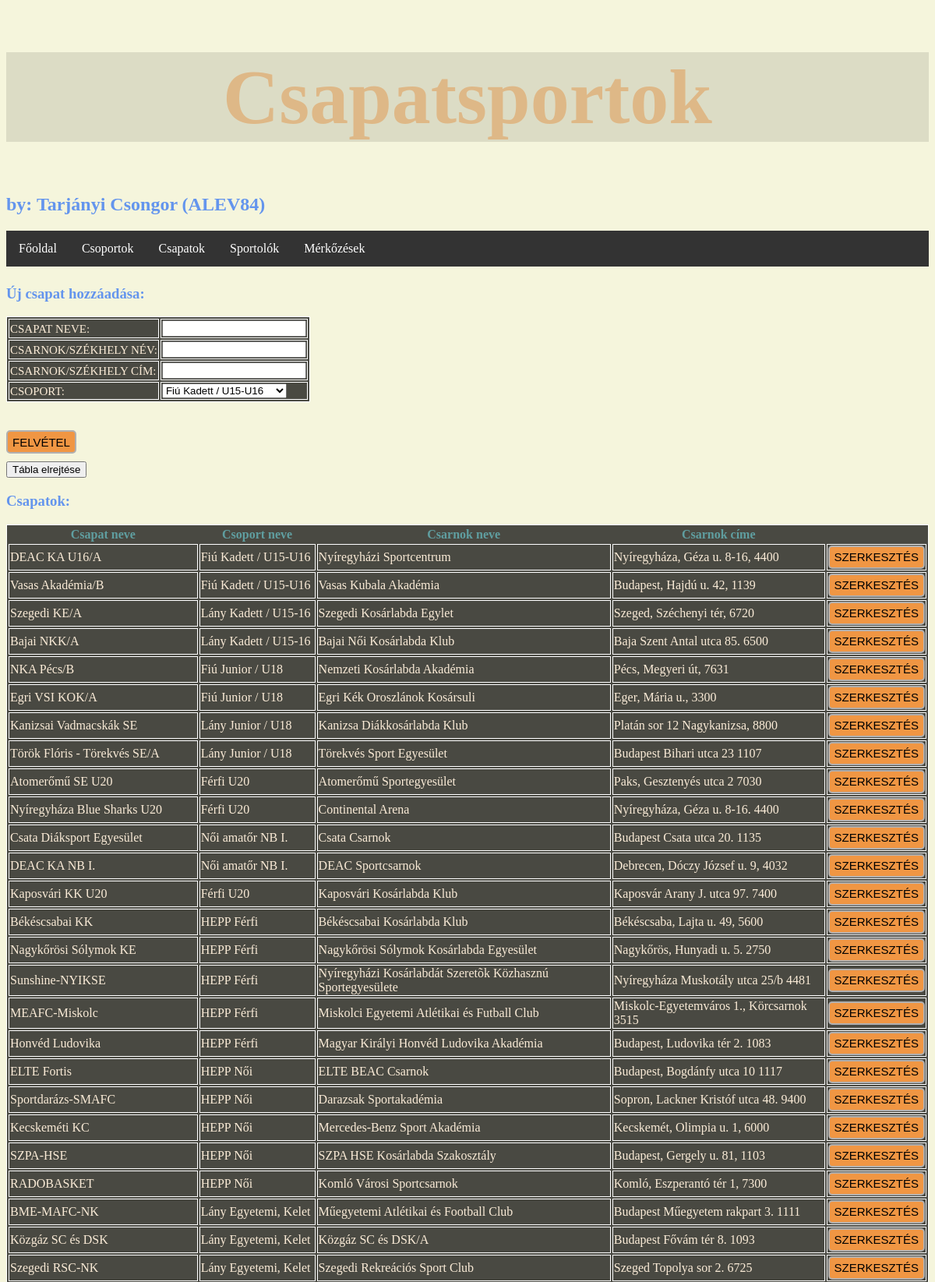
Page /index/csap.php (upper part) on the committed database.
### tables this page shows
CREATE TABLE `csapat` (
  `csapatID` int(5) NOT NULL,
  `csapatnév` varchar(60) NOT NULL,
  `csoportID` int(5) NOT NULL,
  `csarnoknév` varchar(60) NOT NULL,
  `csarnokcím` varchar(60) NOT NULL
);

CREATE TABLE `csoport` (
  `csoportID` int(5) NOT NULL,
  `csoportnév` varchar(60) NOT NULL,
  `korosztály` varchar(60) NOT NULL,
  `nem` varchar(1) NOT NULL
);

### index/db_fuggvenyek.php (called while the page is built, shortened)
<?php
function csapatsportok_csatlakozas() {
    $conn = mysqli_connect("localhost", "root", "")
			or die("Csatlakozási hiba");
    mysqli_query($conn, 'SET NAMES UTF-8');
    mysqli_query($conn, 'SET character_set_results=utf8');
    mysqli_set_charset($conn, 'utf8');
    return $conn;
}
function csapatlistatLeker() {
    if ( !($conn = csapatsportok_csatlakozas()) ) {
        return false;
    }
	$result = mysqli_query( $conn,"SELECT csapatID, csapatnév, csoportnév, csarnoknév, csarnokcím FROM csapat, csoport WHERE csapat.csoportID=csoport.csoportID");
	return $result;
}
function csoportokatLeker() {
    if ( !($conn = csapatsportok_csatlakozas()) ) {
        return false;
    }
    $result = mysqli_query( $conn,"SELECT csoportID, csoportnév, korosztály FROM csoport");
    return $result;
}
?>

### index/csap.php (the view, shortened to what this page needs)
<?php
include_once 'db_fuggvenyek.php';
?>
<!DOCTYPE html>
<html lang="hu">
<head>
    <link rel="stylesheet" href="mystyle.css?v=<?php echo time(); ?>">
</head>
<body>
<h1>Csapatsportok</h1>
<h2>by: Tarjányi Csongor (ALEV84)</h2>
<ul>
    <li><a class="active" href="./index.php">Főoldal</a></li>
    <li><a href="./csop.php">Csoportok</a></li>
    <li><a href="./csap.php">Csapatok</a></li>
    <li><a href="./spo.php">Sportolók</a></li>
    <li><a href="./merk.php">Mérkőzések</a></li>
</ul>
<div class="row">
    <div class="column">
        <h3>Új csapat hozzáadása:</h3>
        <form method = "POST" action="csapatfelvitel.php" accept-charset="utf-8">
            <table border="1">
                <tr>
                    <td><label class="formlabel">Csapat neve:</label></td>
                    <td><input pattern=".{10,60}" required title="A csapat neve minimum 5, maximum 60 karakterből állhat!" type="text" name="csapatnev"/></td><tr>
                    <td><label class="formlabel">Csarnok/Székhely név:</label></td>
                    <td><input pattern=".{10,60}" required title="A csarnok/székhely neve minimum 5, maximum 60 karakterből állhat!" type="text" name="csaphelynev"/></td>
                </tr><tr>
                    <td><label class="formlabel">Csarnok/Székhely cím:</label></td>
                    <td><input pattern=".{10,60}" required title="A csarnok/székhely címe minimum 5, maximum 60 karakterből állhat!" type="text" name="csaphelycim"/></td>
                </tr><tr>
                    <td><label class="formlabel">Csoport:</label></td>
                    <td><select name="csoportID">
                            <?php
                            $csoportok = csoportokatLeker();
                            if(mysqli_num_rows($csoportok)>0){
                                while($egySor = mysqli_fetch_assoc($csoportok)){
                                    echo'<option value="'.$egySor["csoportID"].'">'.$egySor["csoportnév"].'</option>';
                                }
                            }
                            ?>
                        </select></td>
                </tr>
            </table>
            <br/>
            <br/>
            <input class="forminput" type="submit" value="Felvétel">
        </form>
    </div>
    <div class="column">
        <button onclick="myFunction()">Tábla elrejtése</button>
        <div id="hide">
            <h3>Csapatok:</h3>
            <table>
                <tr>
                    <th>Csapat neve</th>
                    <th>Csoport neve</th>
                    <th>Csarnok neve</th>
                    <th>Csarnok címe</th>
                </tr>
                <?php
                $csapatok = csapatlistatLeker();
                while( $egySor = mysqli_fetch_assoc($csapatok) ) {
                    echo '<form action="csapatotszerkeszt.php" method="POST">';
                    echo '<tr>';
                    echo '<td>'. $egySor["csapatnév"] .'</td>';
                    echo '<td>'. $egySor["csoportnév"] .'</td>';
                    echo '<td>'. $egySor["csarnoknév"] .'</td>';
                    echo '<td>'. $egySor["csarnokcím"] .'</td>';
                    echo '<td><input type="submit" value="Szerkesztés"></td>';
                    echo '</tr>';
                    echo '</form>';
                }
                ?>
            </table>
        </div>
    </div>
</div>
</body>
</html>

### index/mystyle.css (style rules this page uses)
* { box-sizing: border-box; }
.row { margin-left:-5px; margin-right:-5px; }
.column { overflow-x: auto; max-width: 100%; float: left; padding: 5px; }
.row::after { content: ""; clear: both; display: table; }
body { background: beige url("./basketball.png") no-repeat center center fixed; -webkit-background-size: cover; -moz-background-size: cover; -o-background-size: cover; background-size: cover; }
label { text-transform: uppercase; font-size: 15px; line-height: 80%; color: antiquewhite; }
select { width: auto; }
input[type=submit] { height: 30px; background: rgb(240, 150, 67); border: 2px solid #b1b0b0; cursor: pointer; border-radius: 5px; text-transform: uppercase; font-size: 15px; }
h1 { text-align: center; background-color: rgba(1,2,6,10%); color: burlywood; font-size: 100px; }
th { text-align: center; color: cadetblue; }
tr { color: antiquewhite; }
h3 { color: cornflowerblue; }
h2 { color: cornflowerblue; }
ul { list-style-type: none; margin: 0; padding: 0; overflow: hidden; background-color: #333; }
li { float: left; }
li a { display: block; color: white; text-align: center; padding: 14px 16px; text-decoration: none; }
table { background-color: rgba(1,1,1,70%); border: solid 1px #fff; }
table td { border-left: 1px solid #fff; border-right: 1px solid #fff; border-bottom: 1px solid #fff; border-top: 1px solid #fff; width: auto; }

### rows in the picture
csapat: csapatnév "DEAC KA U16/A", csoportID.csoportnév "Fiú Kadett / U15-U16", csarnoknév "Nyíregyházi Sportcentrum", csarnokcím "Nyíregyháza, Géza u. 8-16, 4400"
csapat: csapatnév "Vasas Akadémia/B", csoportID.csoportnév "Fiú Kadett / U15-U16", csarnoknév "Vasas Kubala Akadémia", csarnokcím "Budapest, Hajdú u. 42, 1139"
csapat: csapatnév "Szegedi KE/A", csoportID.csoportnév "Lány Kadett / U15-16", csarnoknév "Szegedi Kosárlabda Egylet", csarnokcím "Szeged, Széchenyi tér, 6720"
csapat: csapatnév "Bajai NKK/A", csoportID.csoportnév "Lány Kadett / U15-16", csarnoknév "Bajai Női Kosárlabda Klub", csarnokcím "Baja Szent Antal utca 85. 6500"
csapat: csapatnév "NKA Pécs/B", csoportID.csoportnév "Fiú Junior / U18", csarnoknév "Nemzeti Kosárlabda Akadémia", csarnokcím "Pécs, Megyeri út, 7631"
csapat: csapatnév "Egri VSI KOK/A", csoportID.csoportnév "Fiú Junior / U18", csarnoknév "Egri Kék Oroszlánok Kosársuli", csarnokcím "Eger, Mária u., 3300"
csapat: csapatnév "Kanizsai Vadmacskák SE", csoportID.csoportnév "Lány Junior / U18", csarnoknév "Kanizsa Diákkosárlabda Klub", csarnokcím "Platán sor 12 Nagykanizsa, 8800"
csapat: csapatnév "Török Flóris - Törekvés SE/A", csoportID.csoportnév "Lány Junior / U18", csarnoknév "Törekvés Sport Egyesület", csarnokcím "Budapest Bihari utca 23 1107"
csapat: csapatnév "Atomerőmű SE U20", csoportID.csoportnév "Férfi U20", csarnoknév "Atomerőmű Sportegyesület", csarnokcím "Paks, Gesztenyés utca 2 7030"
csapat: csapatnév "Nyíregyháza Blue Sharks U20", csoportID.csoportnév "Férfi U20", csarnoknév "Continental Arena", csarnokcím "Nyíregyháza, Géza u. 8-16. 4400"
csapat: csapatnév "Csata Diáksport Egyesület", csoportID.csoportnév "Női amatőr NB I.", csarnoknév "Csata Csarnok", csarnokcím "Budapest Csata utca 20. 1135"
csapat: csapatnév "DEAC KA NB I.", csoportID.csoportnév "Női amatőr NB I.", csarnoknév "DEAC Sportcsarnok", csarnokcím "Debrecen, Dóczy József u. 9, 4032"
csapat: csapatnév "Kaposvári KK U20", csoportID.csoportnév "Férfi U20", csarnoknév "Kaposvári Kosárlabda Klub", csarnokcím "Kaposvár Arany J. utca 97. 7400"
csapat: csapatnév "Békéscsabai KK", csoportID.csoportnév "HEPP Férfi", csarnoknév "Békéscsabai Kosárlabda Klub", csarnokcím "Békéscsaba, Lajta u. 49, 5600"
csapat: csapatnév "Nagykőrösi Sólymok KE", csoportID.csoportnév "HEPP Férfi", csarnoknév "Nagykőrösi Sólymok Kosárlabda Egyesület", csarnokcím "Nagykőrös, Hunyadi u. 5. 2750"
csapat: csapatnév "Sunshine-NYIKSE", csoportID.csoportnév "HEPP Férfi", csarnoknév "Nyíregyházi Kosárlabdát Szeretõk Közhasznú Sportegyesülete", csarnokcím "Nyíregyháza Muskotály utca 25/b 4481"
csapat: csapatnév "MEAFC-Miskolc", csoportID.csoportnév "HEPP Férfi", csarnoknév "Miskolci Egyetemi Atlétikai és Futball Club", csarnokcím "Miskolc-Egyetemváros 1., Körcsarnok 3515"
csapat: csapatnév "Honvéd Ludovika", csoportID.csoportnév "HEPP Férfi", csarnoknév "Magyar Királyi Honvéd Ludovika Akadémia", csarnokcím "Budapest, Ludovika tér 2. 1083"
csapat: csapatnév "ELTE Fortis", csoportID.csoportnév "HEPP Női", csarnoknév "ELTE BEAC Csarnok", csarnokcím "Budapest, Bogdánfy utca 10 1117"
csapat: csapatnév "Sportdarázs-SMAFC", csoportID.csoportnév "HEPP Női", csarnoknév "Darazsak Sportakadémia", csarnokcím "Sopron, Lackner Kristóf utca 48. 9400"
csapat: csapatnév "Kecskeméti KC", csoportID.csoportnév "HEPP Női", csarnoknév "Mercedes-Benz Sport Akadémia", csarnokcím "Kecskemét, Olimpia u. 1, 6000"
csapat: csapatnév "SZPA-HSE", csoportID.csoportnév "HEPP Női", csarnoknév "SZPA HSE Kosárlabda Szakosztály", csarnokcím "Budapest, Gergely u. 81, 1103"
csapat: csapatnév "RADOBASKET", csoportID.csoportnév "HEPP Női", csarnoknév "Komló Városi Sportcsarnok", csarnokcím "Komló, Eszperantó tér 1, 7300"
csapat: csapatnév "BME-MAFC-NK", csoportID.csoportnév "Lány Egyetemi, Kelet", csarnoknév "Műegyetemi Atlétikai és Football Club", csarnokcím "Budapest Műegyetem rakpart 3. 1111"
csapat: csapatnév "Közgáz SC és DSK", csoportID.csoportnév "Lány Egyetemi, Kelet", csarnoknév "Közgáz SC és DSK/A", csarnokcím "Budapest Fővám tér 8. 1093"
csapat: csapatnév "Szegedi RSC-NK", csoportID.csoportnév "Lány Egyetemi, Kelet", csarnoknév "Szegedi Rekreációs Sport Club", csarnokcím "Szeged Topolya sor 2. 6725"

### other values in the picture
form field csoportID "Fiú Kadett / U15-U16"
